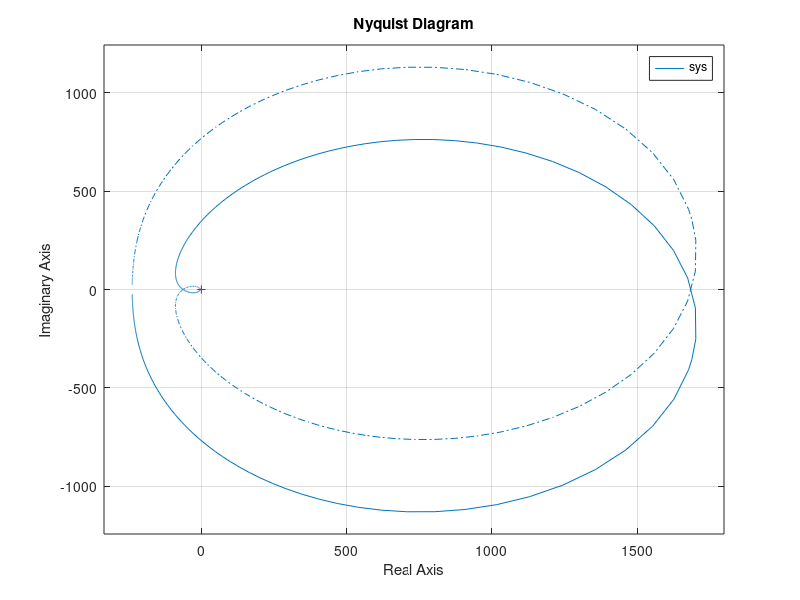

The MATLAB script that drew this image:

clear; clc; close all;

%% 1. Forward Gain
Kf = 13.68;

%% 2. Control Law
num_ctrl = 5.21 * [1, -52.55, -273.6, -134.4];
den_ctrl = [1, 21.36, 545.6, 605.7, 0];

sys_ctrl = tf(num_ctrl, den_ctrl);

%% 3. Longitudinal Dynamics of the Aircraft
num_dyn = -10.524 * [1, 1.6, 0.059, 0];
den_dyn = [1, 2.35, -5.31, 0.184, -0.041];

sys_dyn = tf(num_dyn, den_dyn);

%% 4. Complete Linear System
sys = Kf * sys_ctrl * sys_dyn;


nyquist(sys)
